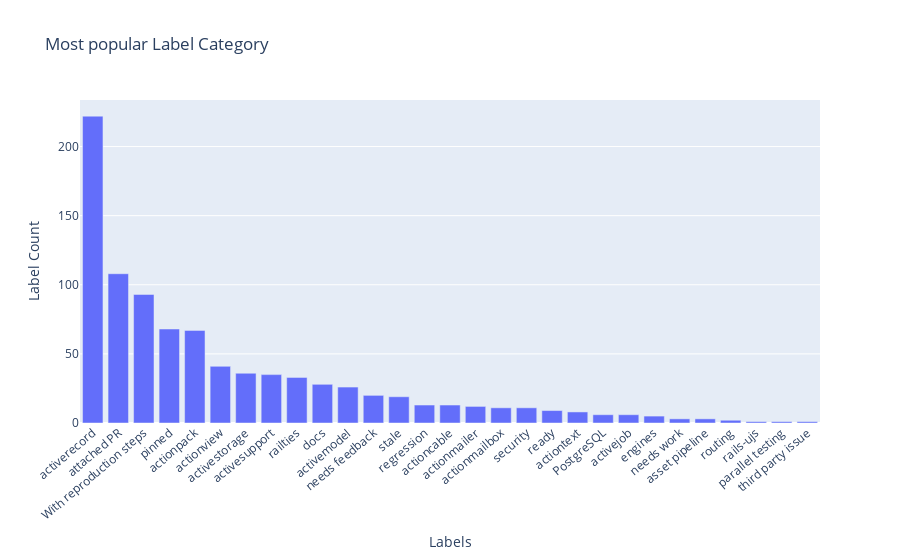

Notebook code cell kept with this figure:
### Code cell
fig = go.Figure([go.Bar(
    x=labels_by_name.index, 
    y=labels_by_name.label_count)])
fig.update_layout(
    title = 'Most popular Label Category', 
    xaxis_title = 'Labels', 
    yaxis_title = 'Label Count', 
    xaxis_tickmode = 'linear',
    xaxis_tickangle=-40)
fig.show()

### Figure 1 — Plotly figure (JSON) as saved in the notebook; plotly's stock layout.template omitted (floating-point values rounded to 4 significant figures)
{"data": [{"type": "bar", "x": ["activerecord", "attached PR", "With reproduction steps", "pinned", "actionpack", "actionview", "activestorage", "activesupport", "railties", "docs", "activemodel", "needs feedback", "stale", "regression", "actioncable", "actionmailer", "actionmailbox", "security", "ready", "actiontext", "PostgreSQL", "activejob", "engines", "needs work", "asset pipeline", "routing", "rails-ujs", "parallel testing", "third party issue"], "y": [222, 108, 93, 68, 67, 41, 36, 35, 33, 28, 26, 20, 19, 13, 13, 12, 11, 11, 9, 8, 6, 6, 5, 3, 3, 2, 1, 1, 1]}], "layout": {"title": {"text": "Most popular Label Category"}, "xaxis": {"tickangle": -40, "tickmode": "linear", "title": {"text": "Labels"}}, "yaxis": {"title": {"text": "Label Count"}}}}
